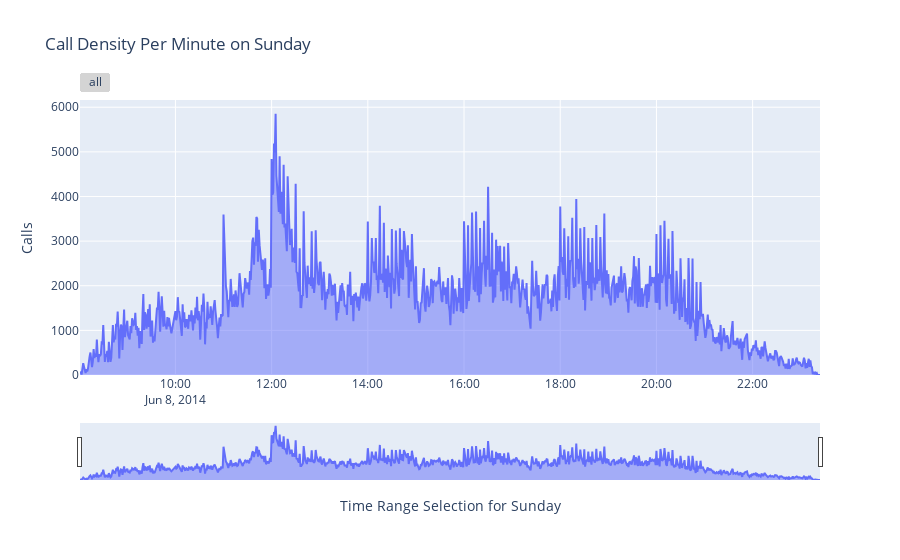

Notebook cell for this chart:
### Code cell
# Create the main figure (focus area)
fig = go.Figure()

# Plot the area chart for the 'focus' (main zoomed-in plot)
fig.add_trace(
    go.Scatter(
        x=frequency_comm_sun_df['one_min'],
        y=frequency_comm_sun_df['calls'],
        mode='lines',
        fill='tozeroy',  # fill the area under the line
        name='Price'
    )
)

# Add the range slider and range selector to simulate the 'brush' functionality
fig.update_layout(
    title="Call Density Per Minute on Sunday",
    yaxis=dict(title='Calls'),
    xaxis=dict(
        title='Time Range Selection for Sunday',
        rangeslider=dict(visible=True),  # Enables the range slider (simulates brushing)
        rangeselector=dict(  # Adds quick range selection buttons
            buttons=list([
                dict(step="all")
            ])
        )
    )
)

### Figure 1 — Plotly figure (JSON) as saved in the notebook; plotly's stock layout.template omitted (floating-point values rounded to 4 significant figures; data arrays with more than 128 entries replaced by an {"elided": "..."} marker saying what was removed)
{"data": [{"fill": "tozeroy", "mode": "lines", "name": "Price", "type": "scatter", "x": {"elided": "923 str values"}, "y": {"elided": "923 int values"}}], "layout": {"title": {"text": "Call Density Per Minute on Sunday"}, "xaxis": {"rangeselector": {"buttons": [{"step": "all"}]}, "rangeslider": {"visible": true}, "title": {"text": "Time Range Selection for Sunday"}}, "yaxis": {"title": {"text": "Calls"}}}}
